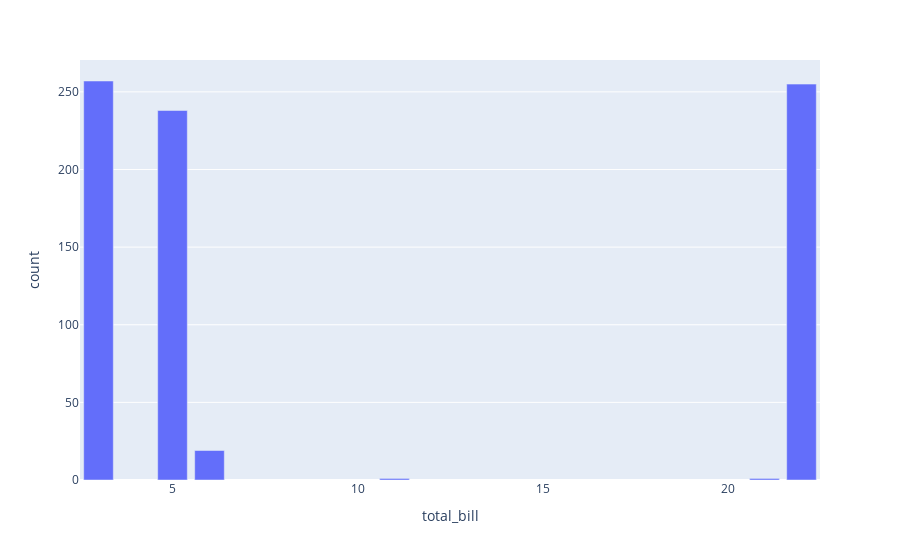

Here is the notebook cell this chart was saved with:
### Code cell
fig = px.bar(x=df["start_time"], y=df["size"], labels={'x':'total_bill', 'y':'count'})
fig.show()

### Figure 1 — Plotly figure (JSON) as saved in the notebook; plotly's stock layout.template omitted (floating-point values rounded to 4 significant figures)
{"data": [{"alignmentgroup": "True", "hovertemplate": "total_bill=%{x}<br>count=%{y}<extra></extra>", "legendgroup": "", "marker": {"color": "#636efa", "pattern": {"shape": ""}}, "name": "", "offsetgroup": "", "orientation": "v", "showlegend": false, "textposition": "auto", "x": [3, 5, 6, 11, 21, 22], "xaxis": "x", "y": [257, 238, 19, 1, 1, 255], "yaxis": "y", "type": "bar"}], "layout": {"xaxis": {"anchor": "y", "domain": [0.0, 1.0], "title": {"text": "total_bill"}}, "yaxis": {"anchor": "x", "domain": [0.0, 1.0], "title": {"text": "count"}}, "legend": {"tracegroupgap": 0}, "margin": {"t": 60}, "barmode": "relative"}}
